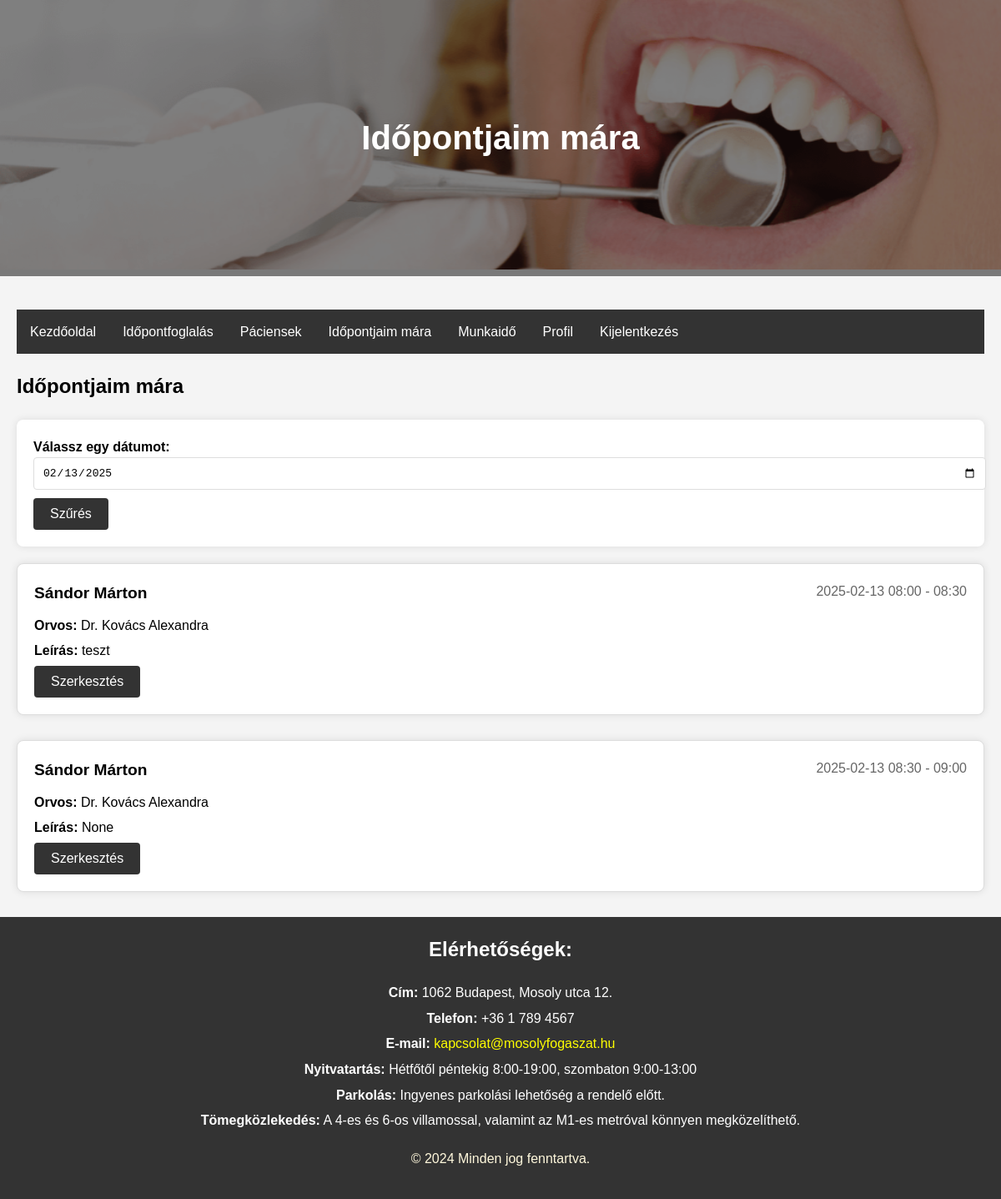
Page /appointments_today/?date=2025-02-13 (signed in) on the earlier database version.
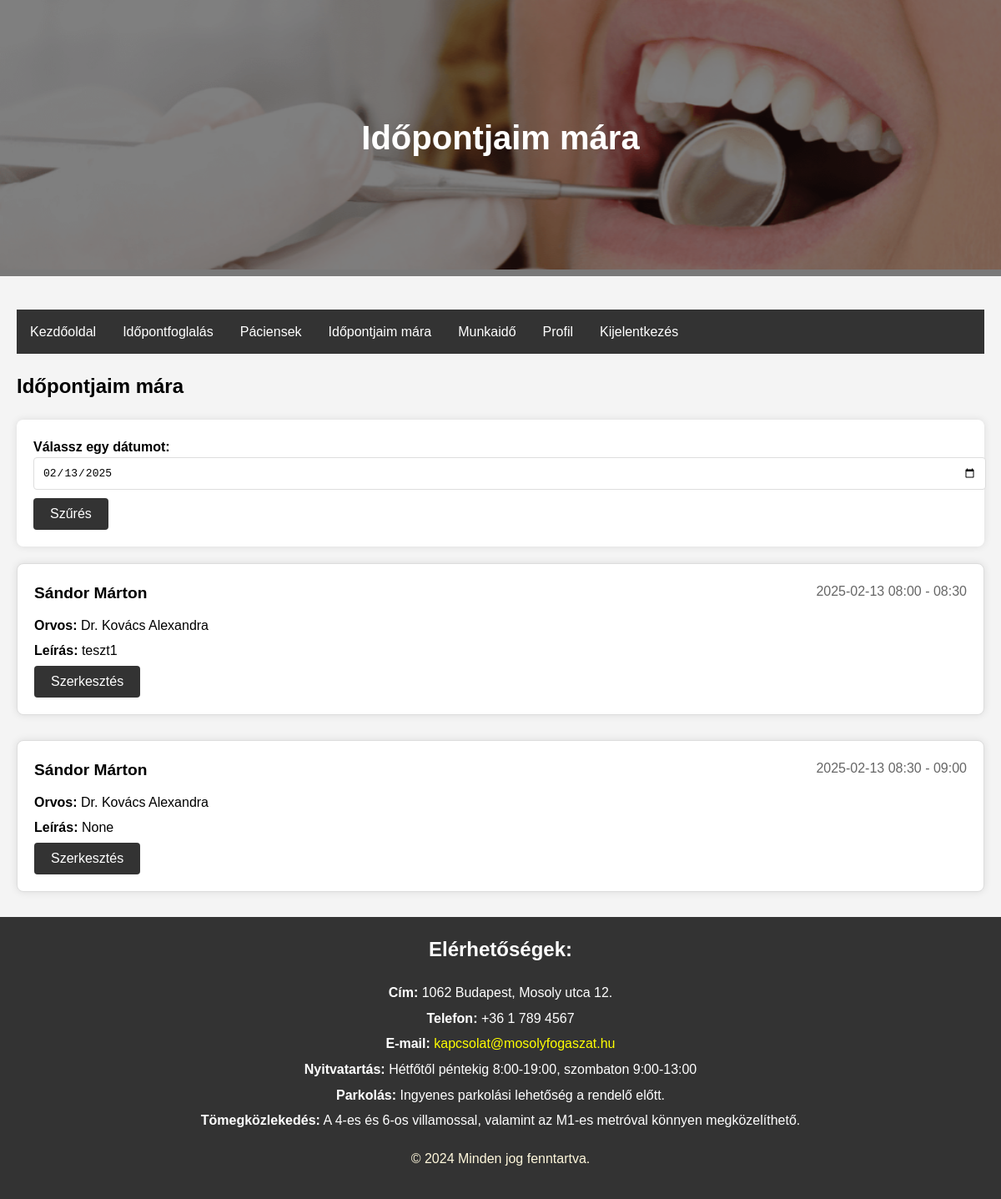
Same page on the later database version.
### rendeloweboldal/models.py (models this page shows, shortened)
class Appointment(models.Model):
    id = models.UUIDField(primary_key=True, default=uuid4, editable=False)  # FHIR resource identifier
    patient = models.CharField(max_length=64, null=True, blank=True)  # Az időpontot foglaló páciens azonosítója
    practitioner = models.ForeignKey(Doctor, on_delete=models.CASCADE)  # Link to Practitioner resource
    treatment = models.ForeignKey(Treatment, on_delete=models.SET_NULL, null=True, blank=True)  # Link to Treatment
    start = models.DateTimeField()  # Kezdési időpont
    end = models.DateTimeField()  # Befejezési időpont
    status = models.CharField(max_length=64, null=True, blank=True)  # Időpont státusza (pl. foglalt, elérhető)
    custom_description = models.TextField(null=True, blank=True)  # Egyéb információk

class Patient(models.Model):
    id = models.CharField(max_length=64, primary_key=True)  # same as RendeloUser.id
    name = models.CharField(max_length=255)  # FHIR 'name' field
    gender = models.CharField(max_length=10, choices=[('male', 'Male'), ('female', 'Female')])
    birthDate = models.DateField(null=True, blank=True)  # FHIR 'birthDate' field
    telecom = models.CharField(max_length=255, null=True, blank=True)  # FHIR 'telecom' field for contact details

class Doctor(models.Model):
    id = models.CharField(max_length=64, primary_key=True)  # FHIR resource identifier
    name = models.CharField(max_length=255)
    photo = models.ImageField(upload_to='doctor_pictures/', null=True, blank=True)  # FHIR 'photo' field
    qualification = models.TextField(null=True, blank=True)  # FHIR 'qualification' field

### rendeloweboldal/views.py (the view)
# urls.py: path('appointments_today/', views.appointments_today_view, name='appointments_today'),
@login_required
def appointments_today_view(request):
    if not (request.user.is_staff and not request.user.is_superuser):
        return redirect('home')
    doctor = get_object_or_404(Doctor, id=request.user.id)
    selected_date = request.GET.get('date', timezone.now().strftime('%Y-%m-%d'))
    appointments = Appointment.objects.filter(practitioner=doctor, start__date=selected_date, patient__isnull=False).order_by('start')
    for appointment in appointments:
        patient = get_object_or_404(Patient, id=appointment.patient)
        appointment.patient_name = patient.name
    return render(request, 'appointments_today.html', {'appointments': appointments, 'selected_date': selected_date})

### rendeloweboldal/templates/appointments_today.html (shortened to what this page needs)
{% load static %}
<!DOCTYPE html>
<html lang="hu">
<head>
    <link rel="stylesheet" href="{% static 'css/style.css' %}">
</head>
<body>
    <header>
        <div class="header-container">
            <img src="{% static 'images/fooldal_kep.png' %}" alt="Főoldal fotó" class="header-image">
            <div class="overlay">
                <h1 class="header-title">Időpontjaim mára</h1>
            </div>
        </div>
    </header>
    <main>
        <nav>
            <ul class="navbar">
                <li><a href="{% url 'home' %}">Kezdőoldal</a></li>
                <li><a href="{% url 'book' %}">Időpontfoglalás</a></li>
                {% if user.is_authenticated and user.is_staff and not user.is_superuser %}
                    <li><a href="{% url 'patients' %}">Páciensek</a></li>
                    <li><a href="{% url 'appointments_today' %}">Időpontjaim mára</a></li>
                    <li><a href="{% url 'working_hours' %}">Munkaidő</a></li>
                {% endif %}
                {% if user.is_authenticated %}
                    <li><a href="{% url 'profile' %}">Profil</a></li>
                    <li><a href="{% url 'logout' %}">Kijelentkezés</a></li>
                {% else %}
                    <li><a href="{% url 'login' %}">Bejelentkezés</a></li>
                {% endif %}
            </ul>
        </nav>
        <section class="appointments-today">
            <h2>Időpontjaim mára</h2>
            <form method="get" action="{% url 'appointments_today' %}">
                <label for="date">Válassz egy dátumot:</label>
                <input type="date" id="date" name="date" value="{{ selected_date }}">
                <button type="submit">Szűrés</button>
            </form>
            <div class="appointments">
                {% for appointment in appointments %}
                <div class="appointment">
                    <div class="appointment-header">
                        <span class="appointment-patient">{{ appointment.patient_name }}</span>
                        <span class="appointment-time">{{ appointment.start|date:"Y-m-d H:i" }} - {{ appointment.end|date:"H:i" }}</span>
                    </div>
                    <p><strong>Orvos:</strong> {{ appointment.practitioner.name }}</p>
                    <p><strong>Leírás:</strong> {{ appointment.custom_description }}</p>
                    <button onclick="editAppointment('{{ appointment.id }}')">Szerkesztés</button>
                </div>
                {% endfor %}
            </div>
        </section>
    </main>
    <footer>
        <div class="contact-info">
            <h2>Elérhetőségek:</h2>
            <p><strong>Cím:</strong> 1062 Budapest, Mosoly utca 12.</p>
            <p><strong>Telefon:</strong> +36 1 789 4567</p>
            <p><strong>E-mail:</strong> <a href="mailto:kapcsolat@mosolyfogaszat.hu">kapcsolat@mosolyfogaszat.hu</a></p>
            <p><strong>Nyitvatartás:</strong> Hétfőtől péntekig 8:00-19:00, szombaton 9:00-13:00</p>
            <p><strong>Parkolás:</strong> Ingyenes parkolási lehetőség a rendelő előtt.</p>
            <p><strong>Tömegközlekedés:</strong> A 4-es és 6-os villamossal, valamint az M1-es metróval könnyen megközelíthető.</p>
        </div>
        <p class="copy">&copy; 2024 Minden jog fenntartva.</p>
    </footer>
</body>
</html>

Differences in the rows shown:
changed Appointment: custom_description "teszt" → "teszt1"
